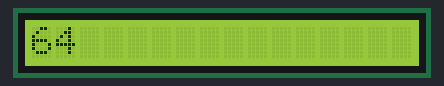
A sketch run on a simulated Arduino Uno, built with avr-gcc and run on an emulated ATmega328P. On the bench: 16×1 character LCD. What the sketch prints to the serial monitor is not drawn.

Above: at 0.11 s.
At 5.07 s:
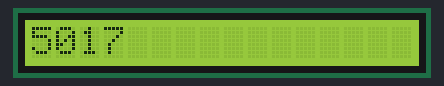
At 10.02 s:
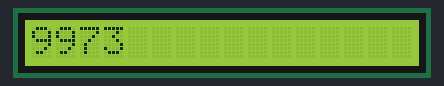
At 20.06 s:
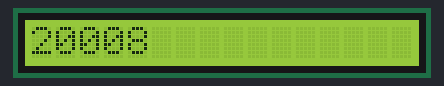
At 29.99 s:
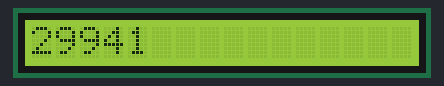
At 39.93 s:
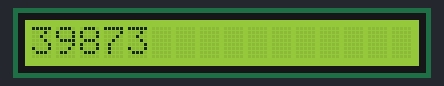

The sketch:

Lcd.ino
```cpp
#include <LiquidCrystal.h>


//OpenPCR defaults. Note: pin 16 and 17 don't exist!
//iLcd(6, 7, 8, A5, 16, 17),
const int pin_lcd_rs =  2; //Arduino pin that connects to R/S pin of LCD display
const int pin_lcd_e  =  3; //Arduino pin that connects to E   pin of LCD display
const int pin_lcd_d4 =  4; //Arduino pin that connects to D4  pin of LCD display
const int pin_lcd_d5 =  5; //Arduino pin that connects to D5  pin of LCD display
const int pin_lcd_d6 =  6; //Arduino pin that connects to D6  pin of LCD display
const int pin_lcd_d7 =  7; //Arduino pin that connects to D7  pin of LCD display

LiquidCrystal lcd(
  pin_lcd_rs,
  pin_lcd_e,
  pin_lcd_d4,
  pin_lcd_d5,
  pin_lcd_d6,
  pin_lcd_d7);


void setup ()
{
  lcd.begin(16,1);
  Serial.begin(9600);
}

void loop()
{
  lcd.clear();
  lcd.setCursor(0,0);
  lcd.print(millis());
  Serial.print(millis());
  Serial.print("\n");
  delay(100);
}
```
